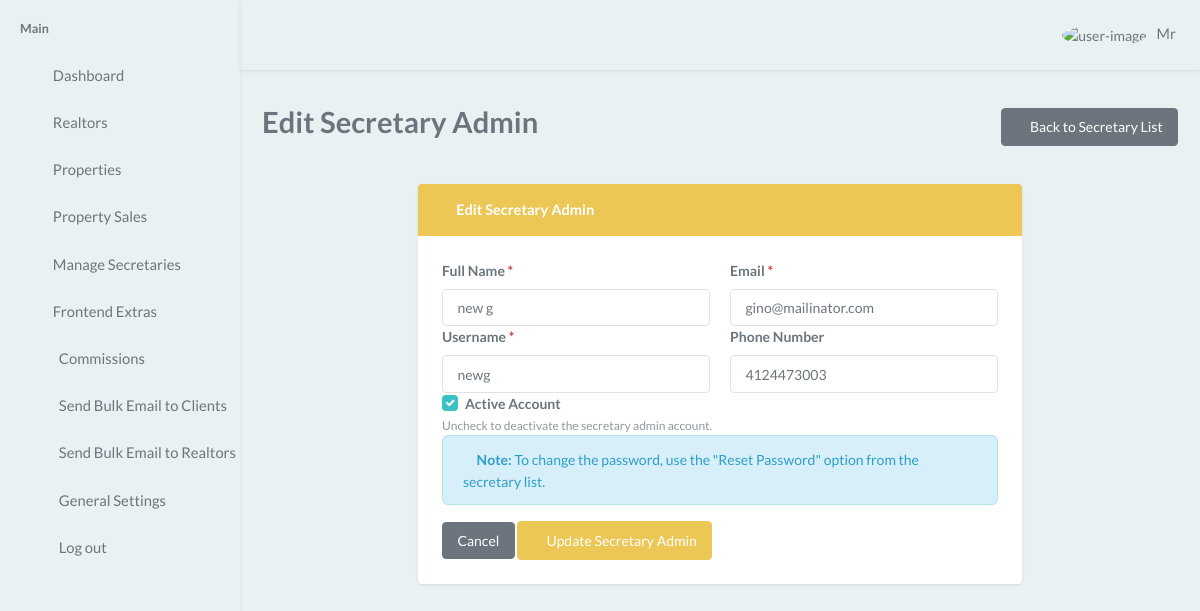
/secretary-admins/edit/1/ (signed in), run on the app's committed database.
### tripled/models.py (models this page shows, shortened)
class SecretaryAdmin(models.Model):
    user = models.OneToOneField(User, on_delete=models.CASCADE)
    full_name = models.CharField(max_length=255)
    phone_number = models.CharField(max_length=20, blank=True, null=True)
    email = models.EmailField()
    is_active = models.BooleanField(default=True)
    created_by = models.ForeignKey(User, on_delete=models.SET_NULL, null=True, related_name='created_secretaries')
    created_at = models.DateTimeField(auto_now_add=True)
    updated_at = models.DateTimeField(auto_now=True)
    class Meta:
        verbose_name = 'Secretary Admin'
        verbose_name_plural = 'Secretary Admins'

class User(AbstractUser):
    date_joined = models.DateTimeField(auto_now_add=True)
    image = models.ImageField(upload_to='users/', null=True, blank=True)
    class Meta:
        app_label = 'tripled'

### tripled/views.py (the view, shortened to what this page needs)
# urls.py: path('secretary-admins/edit/<int:secretary_id>/', views.edit_secretary, name='edit_secretary'),
@login_required
@admin_required
def edit_secretary(request, secretary_id):
    secretary = get_object_or_404(SecretaryAdmin, id=secretary_id)
    return render(request, "user/edit_secretary.html", {"secretary": secretary})

### tripled/helper.py (called while the page is built, shortened)
def admin_required(view_func):
    @wraps(view_func)
    def wrapper(request, *args, **kwargs):
        if not request.user.is_authenticated:
            messages.error(request, 'Please log in to access this page.')
            return redirect('signin')
        if request.user.is_superuser or request.user.is_staff:
            return view_func(request, *args, **kwargs)
    return wrapper

### tripled/templates/user/edit_secretary.html (shortened to what this page needs)
{% extends 'user/base.html' %}
{% block body %}
<div class="content-page">
    <div class="content">
        <div class="container-fluid mt-4">
            <div class="d-flex justify-content-between align-items-center mb-4">
                <h2>Edit Secretary Admin</h2>
                <a href="{% url 'secretary_list' %}" class="btn btn-secondary">
                    <i class="ri-arrow-left-line"></i> Back to Secretary List
                </a>
            </div>
            <div class="row justify-content-center">
                <div class="col-md-8">
                    <div class="card shadow">
                        <div class="card-header bg-warning text-white">
                            <h5 class="mb-0"><i class="ri-user-settings-line"></i> Edit Secretary Admin</h5>
                        </div>
                        <div class="card-body">
                            <form method="POST">
                                <div class="row">
                                    <div class="col-md-6">
                                        <div class="form-group">
                                            <label for="full_name" class="form-label">Full Name <span class="text-danger">*</span></label>
                                            <input type="text" name="full_name" id="full_name" class="form-control" value="{{ secretary.full_name }}" required>
                                        </div>
                                    </div>
                                    <div class="col-md-6">
                                        <div class="form-group">
                                            <label for="email" class="form-label">Email <span class="text-danger">*</span></label>
                                            <input type="email" name="email" id="email" class="form-control" value="{{ secretary.email }}" required>
                                        </div>
                                    </div>
                                </div>
                                <div class="row">
                                    <div class="col-md-6">
                                        <div class="form-group">
                                            <label for="username" class="form-label">Username <span class="text-danger">*</span></label>
                                            <input type="text" name="username" id="username" class="form-control" value="{{ secretary.user.username }}" required>
                                        </div>
                                    </div>
                                    <div class="col-md-6">
                                        <div class="form-group">
                                            <label for="phone_number" class="form-label">Phone Number</label>
                                            <input type="text" name="phone_number" id="phone_number" class="form-control" value="{{ secretary.phone_number|default:'' }}">
                                        </div>
                                    </div>
                                </div>
                                <div class="form-group">
                                    <div class="form-check">
                                        <input class="form-check-input" type="checkbox" name="is_active" id="is_active" {% if secretary.is_active %}checked{% endif %}>
                                        <label class="form-check-label" for="is_active">
                                            Active Account
                                        </label>
                                    </div>
                                    <small class="form-text text-muted">Uncheck to deactivate the secretary admin account.</small>
                                </div>
                                <div class="alert alert-info">
                                    <i class="ri-information-line"></i>
                                    <strong>Note:</strong> To change the password, use the "Reset Password" option from the secretary list.
                                </div>
                                <div class="form-group text-right">
                                    <a href="{% url 'secretary_list' %}" class="btn btn-secondary mr-2">Cancel</a>
                                    <button type="submit" class="btn btn-warning">
                                        <i class="ri-save-line"></i> Update Secretary Admin
                                    </button>
                                </div>
                            </form>
                        </div>
                    </div>
                </div>
            </div>
        </div>
    </div>
</div>
{% endblock body %}

### data on the page
SecretaryAdmin: full_name "new g", email "gino@mailinator.com", username "newg", phone_number "4124473003", is_active "☑"
